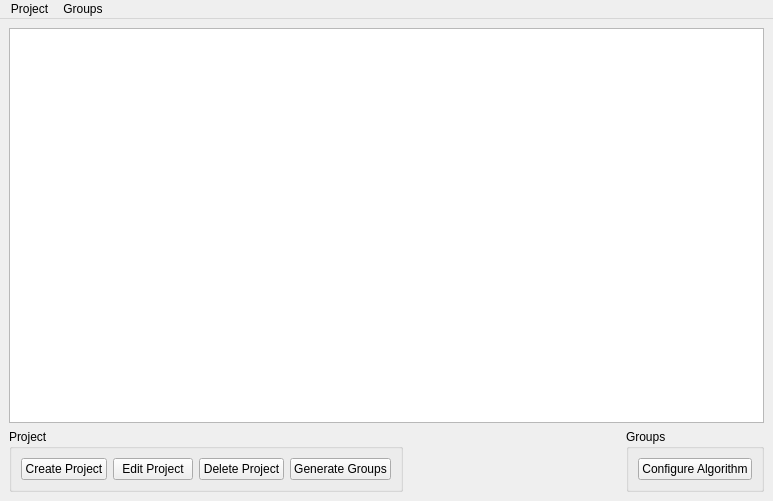
<?xml version="1.0" encoding="UTF-8"?>
<ui version="4.0">
 <class>ProjectListWindow</class>
 <widget class="QMainWindow" name="ProjectListWindow">
  <property name="geometry">
   <rect>
    <x>0</x>
    <y>0</y>
    <width>773</width>
    <height>501</height>
   </rect>
  </property>
  <property name="windowTitle">
   <string>cuPID - Administrator</string>
  </property>
  <widget class="QWidget" name="centralwidget">
   <layout class="QVBoxLayout" name="verticalLayout">
    <item>
     <widget class="QTableWidget" name="projectTable"/>
    </item>
    <item>
     <layout class="QHBoxLayout" name="horizontalLayout_3">
      <item>
       <widget class="QGroupBox" name="groupBox">
        <property name="title">
         <string>Project</string>
        </property>
        <layout class="QHBoxLayout" name="horizontalLayout">
         <item>
          <widget class="QPushButton" name="createProjectButton">
           <property name="text">
            <string>Create Project</string>
           </property>
          </widget>
         </item>
         <item>
          <widget class="QPushButton" name="editProjectButton">
           <property name="text">
            <string>Edit Project</string>
           </property>
          </widget>
         </item>
         <item>
          <widget class="QPushButton" name="deleteProjectButton">
           <property name="text">
            <string>Delete Project</string>
           </property>
          </widget>
         </item>
         <item>
          <widget class="QPushButton" name="generateTeamsButton">
           <property name="text">
            <string>Generate Groups</string>
           </property>
          </widget>
         </item>
        </layout>
       </widget>
      </item>
      <item>
       <spacer name="horizontalSpacer">
        <property name="orientation">
         <enum>Qt::Horizontal</enum>
        </property>
        <property name="sizeHint" stdset="0">
         <size>
          <width>40</width>
          <height>20</height>
         </size>
        </property>
       </spacer>
      </item>
      <item>
       <widget class="QGroupBox" name="groupBox_2">
        <property name="title">
         <string>Groups</string>
        </property>
        <layout class="QHBoxLayout" name="horizontalLayout_2">
         <item>
          <widget class="QPushButton" name="configureAlgorithmButton">
           <property name="text">
            <string>Configure Algorithm</string>
           </property>
          </widget>
         </item>
        </layout>
       </widget>
      </item>
     </layout>
    </item>
   </layout>
  </widget>
  <widget class="QMenuBar" name="menubar">
   <property name="geometry">
    <rect>
     <x>0</x>
     <y>0</y>
     <width>773</width>
     <height>23</height>
    </rect>
   </property>
   <widget class="QMenu" name="menuCuPID">
    <property name="title">
     <string>Project</string>
    </property>
    <addaction name="actionCreate_Project"/>
    <addaction name="actionEdit_Project"/>
    <addaction name="actionDelete_Project"/>
    <addaction name="actionGenerate_Teams"/>
    <addaction name="separator"/>
    <addaction name="actionExit"/>
   </widget>
   <widget class="QMenu" name="menuGroup_Algorithm">
    <property name="title">
     <string>Groups</string>
    </property>
    <addaction name="actionConfigure_Algorithm"/>
   </widget>
   <addaction name="menuCuPID"/>
   <addaction name="menuGroup_Algorithm"/>
  </widget>
  <action name="actionCreate_Project">
   <property name="text">
    <string>Create Project</string>
   </property>
  </action>
  <action name="actionEdit_Project">
   <property name="text">
    <string>Edit Project</string>
   </property>
  </action>
  <action name="actionDelete_Project">
   <property name="text">
    <string>Delete Project</string>
   </property>
  </action>
  <action name="actionGenerate_Teams">
   <property name="text">
    <string>Generate Groups</string>
   </property>
  </action>
  <action name="actionExit">
   <property name="text">
    <string>Exit</string>
   </property>
  </action>
  <action name="actionConfigure_Algorithm">
   <property name="text">
    <string>Configure Algorithm</string>
   </property>
  </action>
 </widget>
 <resources/>
 <connections/>
</ui>
